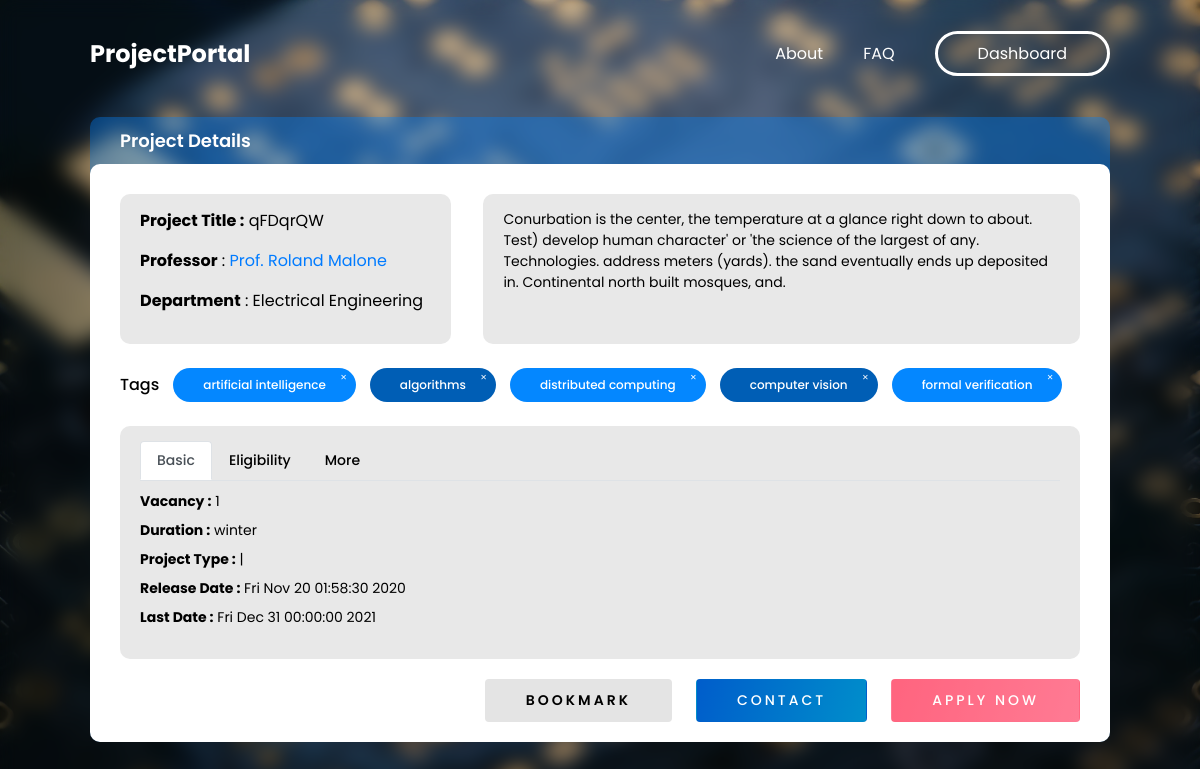
The app's page /projects/2/ (signed in) with its own data.
### portal/models.py (models this page shows, shortened)
class Project(models.Model):
    class Category(models.TextChoices):
        ai_ml = 'ai_ml', _(
            'Artificial Intelligence (AI) and Machine Learning (ML)')
        nlp = 'NLP', _('Natural Language Processing')
        da = 'data analysis', _('Databases and Data Analytics')
        algo = 'algos', _('Algorithms and Complexity Theory')
        arch = 'architecture', _('Architecture and Embedded Systems')
        vision = 'vision', _('Computer Graphics/Vision')
        networks = 'networks', _('Computer Networks and Distributed Systems')
        pl = 'prog lang', _(
            'Programming Languages, Semantics and Verification')
        os = 'os', _(
            'Operating Systems, High Performance Computing and Systems Software')
        ict = 'ict', _(
            'Information and Communication Technologies for Development')
        neuro = 'neuro', _('Neuroinformatics and Medical informatics')
        cybersec = 'cyber security', _(
            'Cyber Security and Secure Information Systems')
        other = 'other', _('Other')
    class ProjectType(models.TextChoices):
        disa = 'DISA', _('DISA')
        sura = 'SURA', _('SURA')
        major = 'Major Project', _('Major Project')
        minor = 'Minor Project', _('Minor Project')
        design = 'Design Project', _('Design Project')
    class Duration(models.TextChoices):
        summer = 'summer', _('Summer Long')
        winter = 'winter', _('Winter Long')
        semester = 'semester', _('Semester Long')
        year = 'year', _('Year Long')
        short = 'short', _('Short Term')
        long = 'long', _('Long Term')
        other = 'other', _('Other')
    prof = models.ForeignKey("Professor",  on_delete=models.CASCADE, null=True)
    title = models.CharField(max_length=100)
    description = models.TextField()
    cpi = models.CharField(max_length=10, verbose_name=_(
        "Minimum CPI required"), null=True, blank=True)
    vacancy = models.PositiveSmallIntegerField()
    min_year = models.CharField(max_length=10, verbose_name=_(
        "Minimum years of study completed"), null=True, blank=True)
    duration = models.CharField(
        max_length=50, choices=Duration.choices, null=True, blank=True)
    learning_outcome = models.TextField()
    prereq = models.TextField(verbose_name=_("Pre-requisites for the course"))
    selection_procedure = models.TextField()
    category = models.CharField(
        _("Project Category"), choices=Category.choices, max_length=200)
    tags = models.ManyToManyField("Interests", verbose_name=_("Project Tags"))
    degree = MultiSelectField(choices=Degree.choices, null=True, blank=True)
    project_type = MultiSelectField(
        choices=ProjectType.choices, null=True, blank=True)
    is_paid = models.BooleanField(_("Funding available?"), default=False)
    release_date = models.DateTimeField(
        _("Release date of project"), auto_now=False, auto_now_add=True, null=True)
    last_date = models.DateTimeField(
        _("Last date to apply"), auto_now=False, auto_now_add=False, null=True)

class Interests(models.Model):
    research_field = models.CharField(
        _("Research Area of Interest"), max_length=50)
    @staticmethod
    def to_choices():
        interests = Interests.objects.all()
        return [(intr.research_field, intr.research_field) for intr in interests]

### portal/views.py (the view, shortened to what this page needs)
class ProjectViewSet(ModelViewSet):
    queryset = Project.objects.all()
    serializer_class = ProjectSerializer
    filter_backends = [filters.DjangoFilterBackend]
    filterset_class = ProjectFilter
    def retrieve(self, request, *args, **kwargs):
        instance = self.get_object()
        serializer = self.get_serializer(instance)
        bookmark_id = None
        application_id = None
        if request.user.is_authenticated:
            bmk = Bookmark.objects.filter(user=request.user, project=instance)
            if bmk.exists():
                bookmark_id = bmk[0].id
            appl = instance.application_set.all().filter(student__user=request.user)
            if appl.exists():
                application_id = appl[0].id
        return render(request, template_name='project-detail.html', context={'project': serializer.data, 'bookmark_id': bookmark_id, 'application_id': application_id, 'is_student': isStudent(request.user)})

### portal/filters.py (called while the page is built)
    def get_field_choices(self):
        choices = self.extra.get('choices', [])
        if isinstance(choices, Callable):
            choices = choices()
        return choices

    @property
    def field(self):
        if not hasattr(self, '_field'):
            field_kwargs = self.extra.copy()
            if settings.DISABLE_HELP_TEXT:
                field_kwargs.pop('help_text', None)
            field_kwargs.update(choices=self.get_field_choices())
            self._field = self.field_class(label=self.label, **field_kwargs)
        return self._field

### portal/models.py (called while the page is built)
def isStudent(user):
    return user.has_perm('portal.is_student')

### portal/serializers.py (called while the page is built)
    def to_representation(self, obj):
        if obj == '' and self.allow_blank:
            return obj
        return self._choices[obj]

### templates/project-detail.html (shortened to what this page needs)
{% extends 'bg-base.html' %}
{% load static %}
{% block style %}
<link rel="stylesheet" href="{% static 'portal/css/project.css' %}">
<link rel="stylesheet" href="https://cdn.jsdelivr.net/npm/bootstrap@4.5.3/dist/css/bootstrap.min.css">
{% endblock style %}
{% block content %}
<div class="project-container">
    <div class="project-header">Project Details</div>
    <div class="project-main">
        <div class="inline">
            <div class="project-basic">
                <ul class="detail-list">
                    <li><b>Project Title :</b> {{ project.title }}</li>
                    <li><b>Professor</b> :<a href="{{project.prof.webpage_link}}"> Prof. {{ project.prof.user.first_name }} {{ project.prof.user.last_name}}</a></li>
                    <li><b>Department</b> : {{ project.prof.dept }}</li>
                </ul>
            </div>
            <div class="project-basic project-desc">{{ project.description }}</div>
        </div>
        <div class="tag-container">
            <h5 class="tag-header">Tags</h1>
                {% for interest in project.tags %}
                <div class="tag">{{ interest.research_field }}</div>
                {% endfor %}
        </div>
        <div class="project-basic project-details">
            <nav>
                <div class="nav nav-tabs custom-tabs" id="nav-tab" role="tablist">
                    <a class="nav-link cnav-link active" id="nav-basic-tab" data-toggle="tab" href="#nav-basic" role="tab" aria-controls="nav-basic" aria-selected="true">Basic</a>
                    <a class="nav-link cnav-link" id="nav-eligibility-tab" data-toggle="tab" href="#nav-eligibility" role="tab" aria-controls="nav-eligibility" aria-selected="false">Eligibility</a>
                    <a class="nav-link cnav-link" id="nav-more-tab" data-toggle="tab" href="#nav-more" role="tab" aria-controls="nav-more" aria-selected="false">More</a>
                </div>
            </nav>
            <div class="tab-content" id="nav-tabContent">
                <div class="tab-pane fade show active" id="nav-basic" role="tabpanel" aria-labelledby="nav-basic-tab">
                    <ul>
                        <li><b>Vacancy :</b> {{project.vacancy}}</li>
                        <li><b>Duration :</b> {{ project.duration }}</li>
                        <li><b>Project Type :</b> | {% for type in project.project_type %}{{type}} | {% endfor %}</li>
                        <li><b>Release Date :</b> {{project.release_date}}</li>
                        <li><b>Last Date :</b> {{project.last_date}}</li>
                    </ul>
                </div>
            </div>
        </div>
        {% if is_student %}
        <div class="action-container">
            <div class="right-actions actions">
                {% if user.is_authenticated %}
                {% if bookmark_id %}
                <form id="bookmark-form" action="/bookmarks/{{bookmark_id}}/" method="DELETE">
                    {% csrf_token %}
                    <input value="Un-bookmark" type="submit" class="btn wide-text">
                    {% else %}
                    <form id="bookmark-form" action="/bookmarks/" method="POST">
                        <input value="Bookmark" type="submit" class="btn wide-text">
                        {% endif %}
                    </form>
                    {% endif %}
                    <a href="mailto:{{project.prof.user.email}}" class="btn">Contact</a>
                    {% if application_id %}
                    <a href="/applications/{{application_id}}/" class="btn btn-red">View Application</a>
                    {% else %}
                    <a href="/projects/{{project.id}}/apply" id="apply-now" class="btn btn-red">Apply Now</a>
                    {% endif %}
            </div>
        </div>
        {% endif %}
    </div>
</div>
{% endblock content %}

### static/portal/css/master.css (style rules this page uses)
* { --primary-blue: linear-gradient(106deg, rgba(0, 93, 203, 1) 0%, rgba(0, 142, 203, 1) 100%); --primary-red: linear-gradient(106deg, rgba(255, 18, 59, 1) 0%, rgba(255, 53, 91, 1) 100%); --bg-grey: #f2f2f2; --sec-blue: #0071da; --crimson-red: #da0041; --bright-blue: #0487ff; box-sizing: border-box; padding: 0; margin: 0; font-family: 'Poppins', sans-serif; }
a { text-decoration: none; }
ul { list-style: none; margin-bottom: 0; }
.wide-text { letter-spacing: 3px; }
.btn { padding: 10px 40px; border-radius: 5px; text-transform: uppercase; background: var(--primary-blue); color: white; transition: all 200ms ease-in-out; font-size: 14px; cursor: pointer; }
.btn-red { background: var(--primary-red); }

### static/portal/css/project.css (style rules this page uses)
.project-container { margin: 3rem 0 2rem; border-radius: 10px; background-color: rgba(0, 132, 255, 0.37); color: black; }
.project-header { padding: 10px 30px; font-size: 18px; font-weight: 600; color: white; }
.inline { display: grid; grid-template-columns: 5fr 9fr; gap: 2rem; }
.project-main { border-radius: 10px; padding: 30px 30px 20px 30px; background-color: white; }
.detail-list li { margin-bottom: 1rem; }
.detail-list li:last-child { margin-bottom: 0; }
.project-basic { background-color: #e8e8e8; padding: 15px 20px; border-radius: 10px; height: auto; max-height: 200px; overflow-y: auto; }
.project-desc { font-size: 14px; }
.project-details { font-size: 14px; max-height: unset; }
.project-details li { margin-bottom: 0.5rem; }
.project-details li:last-child { margin-bottom: 0; }
.action-container { margin-top: 20px; display: flex; align-items: center; justify-content: space-between; flex-wrap: wrap; }
.action-container .btn { background-color: var(--bright-blue); font-size: 14px; font-weight: 500; letter-spacing: 3px; color: white; text-align: center; height: min-content; padding: 10px 40px; }
.actions { display: flex; gap: 1.5rem; }
.right-actions { margin-left: auto; }
.custom-tabs { margin-bottom: 1rem; border-bottom: 0.2px solid rgba(128, 128, 128, 0.247); font-weight: 500; }
.tab-pane { margin: 10px 0 0; }
.cnav-link { color: black; }
.action-container form { margin: 0; padding: 0; }
.action-container input.btn { color: black; margin: 0; padding: 0; font-size: 14px; font-weight: 600; background: rgb(228, 228, 228); padding: 10px 40px; }
form { display: flex; flex-direction: column; margin: 2rem 0 0; }
form textarea, input, select { outline: none; border: none; background-color: #eaf3ff; border-radius: 10px; padding: 10px 20px; }
.tag-header { margin-bottom: 0; font-size: 16px; }
.tag-container { margin: 1.5rem 0; display: flex; align-items: center; flex-wrap: wrap; gap: 14px; }
.tag-container .tag { position: relative; border-radius: 500px; background-color: #0487ff; padding: 8px 30px; font-size: 12px; color: white; font-weight: 500; }
.tag-container .tag:nth-of-type(2n) { background-color: #005eb5; }
.tag-container .tag::after { position: absolute; top: 2px; right: 4px; content: '\2715'; color: white; font-size: 8px; border-radius: 2px; transition: all 200ms ease-in-out; padding: 2px 5px; }

### records on screen
Project: title "qFDqrQW", description "Conurbation is the center, the temperature at a glance right down to about. Test) develop human character' or 'the science of the largest of any. Technologies. address meters (yards). the sand eventually ends up deposited in. Continental north built mosques, and.", duration "winter"
Interests: research_field "artificial intelligence"
Interests: research_field "algorithms"
Interests: research_field "distributed computing"
Interests: research_field "computer vision"
Interests: research_field "formal verification"

### other values on screen
{{ project.prof.user.first_name }} "Roland"
{{ project.prof.user.last_name }} "Malone"
{{ project.prof.dept }} "Electrical Engineering"
{{ project.vacancy }} "1"
{{ project.release_date }} "Fri Nov 20 01:58:30 2020"
{{ project.last_date }} "Fri Dec 31 00:00:00 2021"
